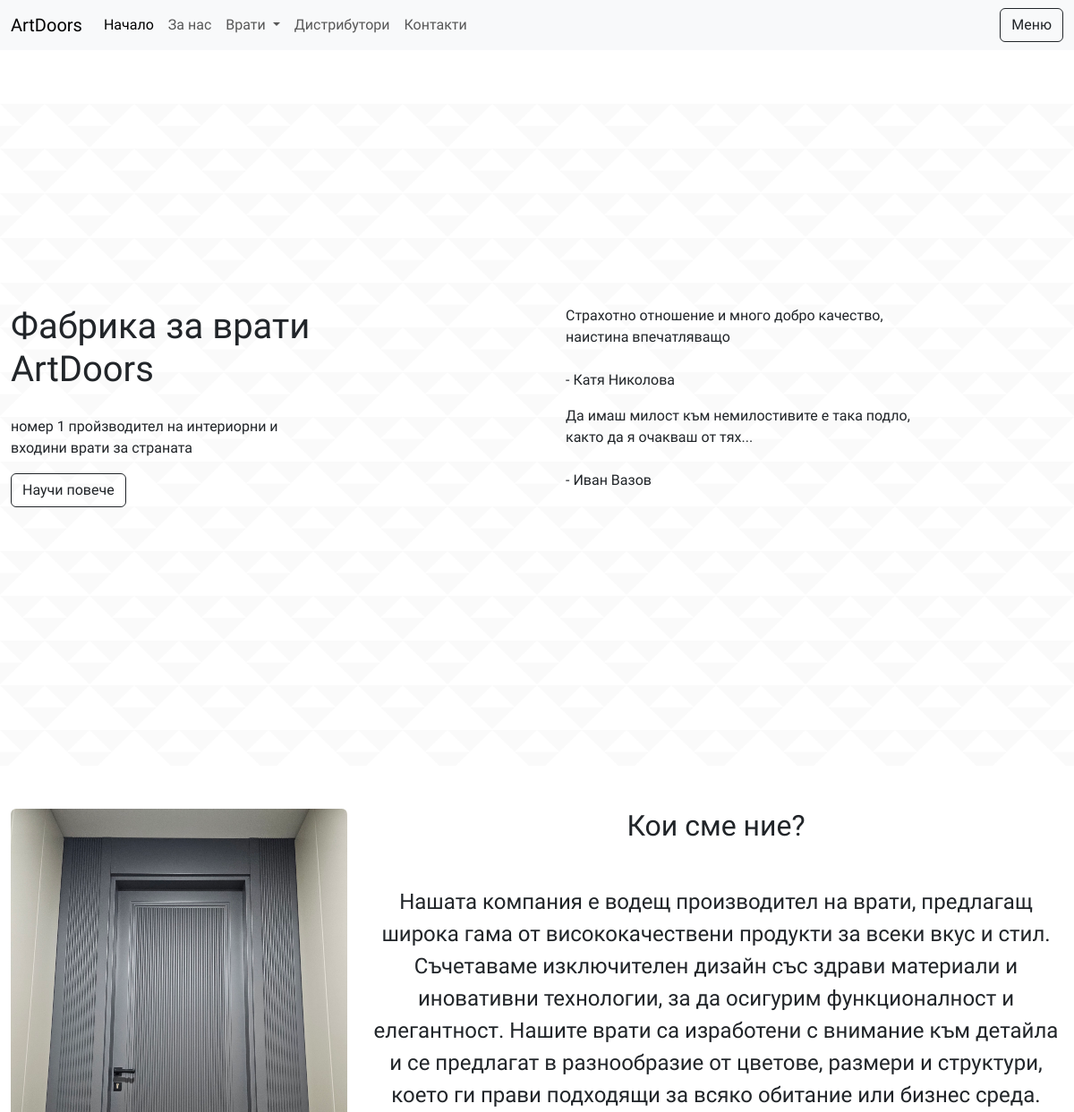
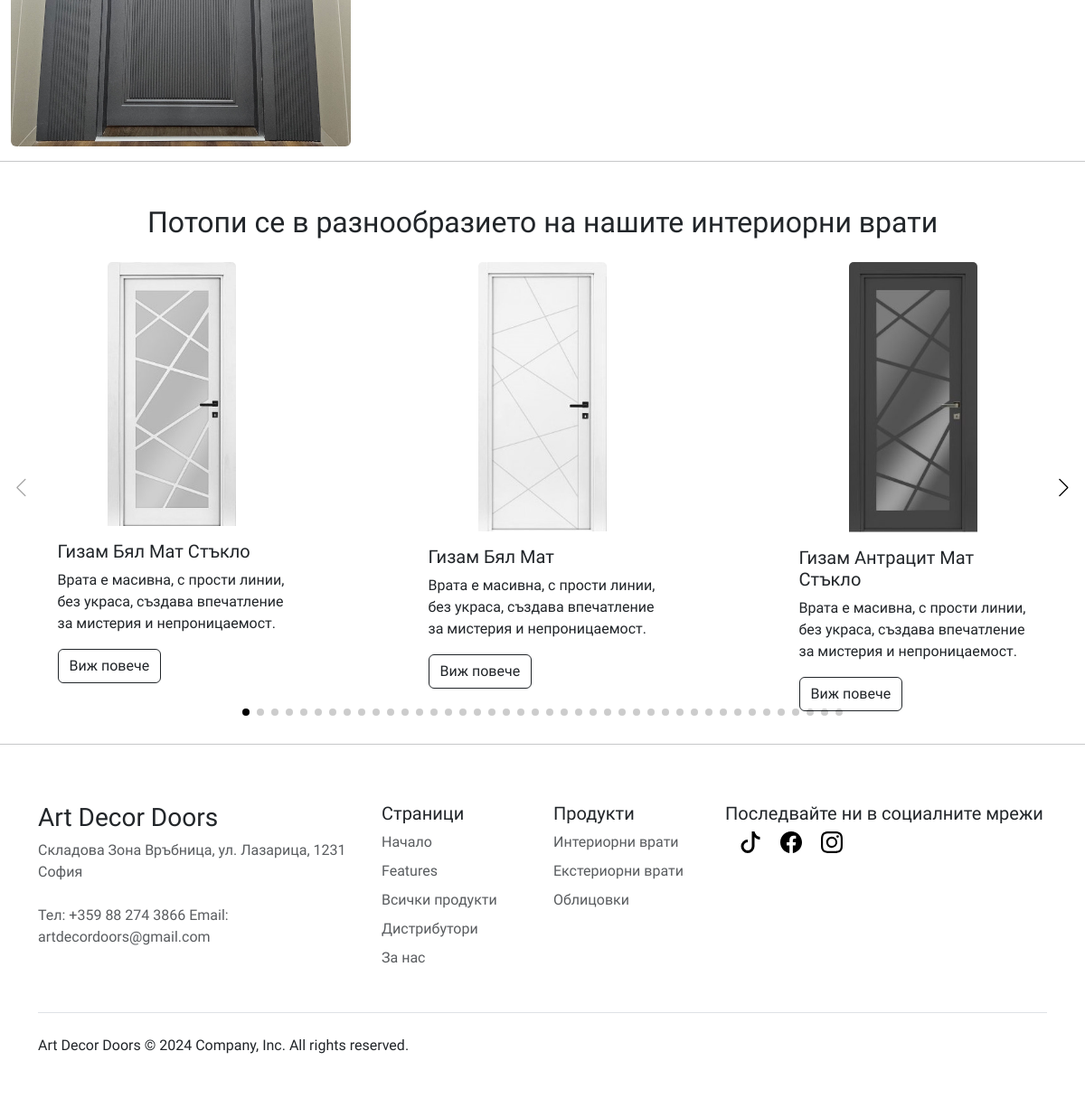
The app's page / (signed in) with its own data (2 pictures, top to bottom).
### tables this page shows
CREATE TABLE `Door` (
  `door_id` int(11) NOT NULL,
  `category_id` int(11) NOT NULL,
  `name` varchar(30) NOT NULL,
  `price` int(11) DEFAULT NULL,
  `short_description` varchar(256) NOT NULL,
  `description` mediumtext NOT NULL,
  `image` varchar(256) NOT NULL,
  `meta_description` varchar(160) NOT NULL,
  `page_title` varchar(100) NOT NULL
);

### classes/config.php (called while the page is built)
<?php
class Dbh {
    private $host = 'localhost';
    private $db = 'ArtDoors';
    private $user = 'root';
    private $pass = '';
    protected function connect(){
        $dsn = "mysql:host=".$this->host.";dbname=".$this->db;
        $pdo = new PDO($dsn, $this->user, $this->pass, [PDO::ATTR_ERRMODE, PDO::FETCH_ASSOC]);
        return $pdo;
    }
}

### classes/doors.class.php (called while the page is built, shortened)
<?php include_once 'config.php';
class Doors extends Dbh {
    public function getProducts($category){
        $stmt = $this->connect()->prepare("SELECT * FROM Door WHERE category_id = ?");
        if($stmt->execute([$category])){
            return $stmt->fetchAll();
        }else{
            $stmt = null;
            exit();
        }
    }
}

### index.php (the view, shortened to what this page needs)
<?php include 'includes/header.php' ?>
<?php include 'classes/doors.class.php';
$doors = new Doors();
$doors = $doors->getProducts(1);
?>
<!DOCTYPE html>
<html lang="en">
<head>
    <link rel="stylesheet" href="CSS/index.css"/>
    <link rel="stylesheet" href="https://cdn.jsdelivr.net/npm/swiper@11/swiper-bundle.min.css"/>
</head>
<div class="cintent">
    <main>
        <div class="container-fluid">
            <div class="row">
            <div class="main-intro col">
                <h1 class="fs-1">Фабрика за врати <br>ArtDoors</h1>
                <p>номер 1 пройзводител на интериорни и <br>входини врати за страната</p>
                <button type="button" class="btn btn-outline-dark">Научи повече</button>
            </div>
            <div class="col">
                <p>Страхотно отношение и много добро качество, <br> наистина впечатляващо <br><br> - Катя Николова </p>
                <p>Да имаш милост към немилостивите е така подло, <br> както да я очакваш от тях... <br><br> - Иван Вазов </p>
            </div>
            </div>
        </main>
        <section class="info">
            <div class="container-fluid text-center mt-5">
                <div class="row align-items-start ">
                    <div class="col-md-8 order-md-1 ">
                    <h2>Кои сме ние?</h2>
                    <p class="mt-5 fs-4">Нашата компания е водещ производител на врати, предлагащ широка гама от висококачествени продукти за всеки вкус и стил. Съчетаваме изключителен дизайн със здрави материали и иновативни технологии, за да осигурим функционалност и елегантност. Нашите врати са изработени с внимание към детайла и се предлагат в разнообразие от цветове, размери и структури, което ги прави подходящи за всяко обитание или бизнес среда.</p>
                    </div>
                    <div class="col-md-4 order-md-0">
                        <img src="images/врата.jpg" class="rounded w-100 float-end blue-door" alt="...">
                    </div>
                </div>
            </div>
        <hr>
        </section>
        </div>
    <h2 class="text-center mt-5">Потопи се в разнообразието на нашите интериорни врати</h2>
    <div class="swiper">
        <div class="swiper-wrapper">
            <?php
                for($i = 0; $i < count($doors); $i++){
                    ?>
                    <div class="swiper-slide">
                        <div class="col mt-3">
                        <div class="card m-auto w-75 border-0" style="width: 18rem;">
                        <img src="<?php echo $doors[$i]['image'] ?>" class="card-img-top w-50 m-auto" alt="...">
                        <div class="card-body">
                            <h5 class="card-title"><?php echo $doors[$i]['name']?></h5>
                            <p class="card-text">Врата е масивна, с прости линии, без украса, създава впечатление за мистерия и непроницаемост.</p>
                            <a href="product.php?category=<?php echo "interior";; ?>&id=<?php echo $doors[0]['door_id'];?>" class="btn btn-outline-dark">Виж повече</a>
                        </div>
                        </div>
                    </div>
                    </div>
                    <?php
            }
            ?>
        </div>
        <div class="swiper-pagination"></div>
        <div class="swiper-button-prev"></div>
        <div class="swiper-button-next"></div>
    </div>
<?php include 'includes/footer.php' ?>

### CSS/styles.css (style rules this page uses)
body { font-family: "Montserrat Alternates", sans-serif; font-weight: 400; font-style: normal; }

### CSS/index.css (style rules this page uses)
main { width: 100%; height: calc(100vh - 60px); margin-top: 60px; background-image: url(../images/triangle-mosaic.png); display: flex; justify-content: center; align-items: center; }
main h1 { margin-bottom: 5%; }
main .main-intro { margin-right: 40px; padding-bottom: 8vh; }

### includes/header.php (style rules this page uses)
a { color: black; text-decoration: none; }

### index.php (style rules this page uses)
.swiper-button-prev, .swiper-button-next { color: #000 !important; display: flex; justify-content: center; align-items: center; }
.swiper-button-prev::after, .swiper-button-next::after { color: #000 !important; font-size: 20px; }

### records on screen
door: image (picture), name "Гизам Бял Мат Стъкло"
door: image (picture), name "Гизам Бял Мат"
door: image (picture), name "Гизам Антрацит Мат Стъкло"
